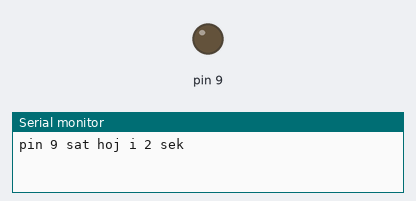
This sketch was run on a simulated Arduino Uno, built with avr-gcc and run on an emulated ATmega328P. On the bench: output pins drawn as LEDs (lit = HIGH), the last lines printed to the serial monitor. The modem accepts every AT command (registered, SIM ready, sends succeed) and sends nothing else. At 62.1 s the program stops and its outputs stay as they are.

Above: at 3.1 s.
At 57.2 s:
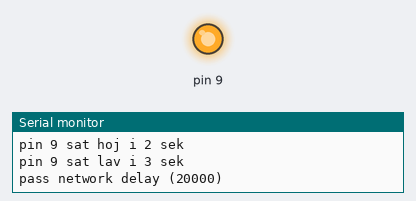
Timing chart, 0 to 60.6 s (numbered marks = the images above):
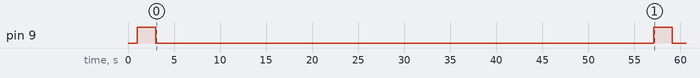

The sketch:

SIM900.ino
```cpp
#include <SoftwareSerial.h>
SoftwareSerial SIM900(7, 8); // configure software serial port
void setup()
{
  Serial.begin(9600);
  SIM900.begin(19200);
  SIM900power();
  delay(20000);  // give time to log on to network.
  Serial.println("pass network delay (20000)");

}

void SIM900power()
// software equivalent of pressing the GSM shield "power" button
{
 pinMode(9, OUTPUT);
 digitalWrite(9,LOW);
 delay(1000);
 digitalWrite(9,HIGH);
 delay(2000);
  Serial.println("pin 9 sat hoj i 2 sek");
 digitalWrite(9,LOW);
 delay(3000);
  Serial.println("pin 9 sat lav i 3 sek");

}

void callSomeone()
{
  SIM900.println("ATD + +4522947000;"); // dial US (212) 8675309
  delay(100);
  SIM900.println();
  delay(30000);            // wait for 30 seconds...
  SIM900.println("ATH");   // hang up
}

void loop()
{
  callSomeone(); // call someone
  SIM900power();   // power off GSM shield
  do {} while (1); // do nothing
}
```

Measured:
- by itself, pin 9: HIGH → LOW at 3.0 s, → HIGH 54.1 s later, → LOW 2.0 s later
